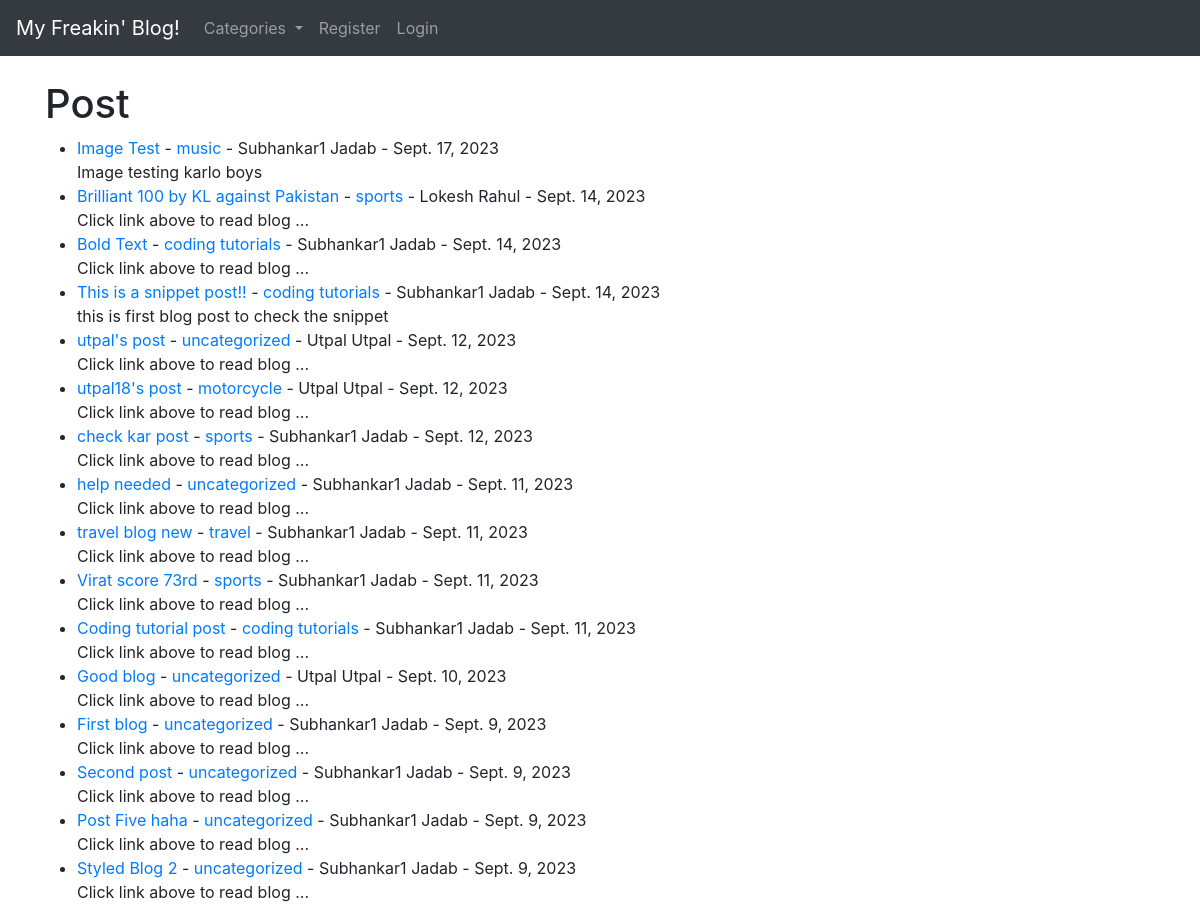
The page / on the database its author committed.
### theblog/models.py (models this page shows, shortened)
class Post(models.Model):
    title = models.CharField(max_length=100)
    title_tag = models.CharField(max_length=100)
    author = models.ForeignKey(User,on_delete=models.CASCADE)
    header_image = models.ImageField(null=True,blank=True,upload_to='images/')
    body = RichTextField(blank=True,null=True)
    post_date = models.DateField(auto_now_add=True)
    category = models.CharField(max_length=100,default='uncategorized')
    snippet = models.CharField(max_length=100)
    likes = models.ManyToManyField(User,related_name='blog_posts')

### theblog/views.py (the view)
# urls.py: path('',HomeView.as_view(),name='home'),
class HomeView(ListView):
    model = Post
    template_name = 'home.html'
    ordering = ['-post_date']
    def get_context_data(self, *args, **kwargs):
        cat_menu = Category.objects.all()
        context = super(HomeView,self).get_context_data(*args, **kwargs)
        context["cat_menu"] = cat_menu
        return context

### theblog/models.py (called while the page is built)
    def __str__(self):
        return self.name

### theblog/templates/home.html (shortened to what this page needs)
{% extends 'base.html' %}
{% block content %}
<h1>Post</h1>
<ul>
    {% for post in object_list %}
      <li> <a href="{% url 'article-detail' post.pk %}"> {{post.title}} </a> - <a href="{% url 'category' post.category|slugify %}">{{ post.category }}<a> - {{post.author.first_name}}
        {{post.author.last_name}} - {{ post.post_date }}
      <br>
        {{ post.snippet }}
     </li>
    {% endfor %}
</ul>
{% endblock %}

### rows shown on the page
Post: title "Image Test", category "music", author.first_name "Subhankar1", author.last_name "Jadab", post_date "Sept. 17, 2023", snippet "Image testing karlo boys"
Post: title "Brilliant 100 by KL against Pakistan", category "sports", author.first_name "Lokesh", author.last_name "Rahul", post_date "Sept. 14, 2023", snippet "Click link above to read blog ..."
Post: title "Bold Text", category "coding tutorials", author.first_name "Subhankar1", author.last_name "Jadab", post_date "Sept. 14, 2023", snippet "Click link above to read blog ..."
Post: title "This is a snippet post!!", category "coding tutorials", author.first_name "Subhankar1", author.last_name "Jadab", post_date "Sept. 14, 2023", snippet "this is first blog post to check the snippet"
Post: title "utpal's post", category "uncategorized", author.first_name "Utpal", author.last_name "Utpal", post_date "Sept. 12, 2023", snippet "Click link above to read blog ..."
Post: title "utpal18's post", category "motorcycle", author.first_name "Utpal", author.last_name "Utpal", post_date "Sept. 12, 2023", snippet "Click link above to read blog ..."
Post: title "check kar post", category "sports", author.first_name "Subhankar1", author.last_name "Jadab", post_date "Sept. 12, 2023", snippet "Click link above to read blog ..."
Post: title "help needed", category "uncategorized", author.first_name "Subhankar1", author.last_name "Jadab", post_date "Sept. 11, 2023", snippet "Click link above to read blog ..."
Post: title "travel blog new", category "travel", author.first_name "Subhankar1", author.last_name "Jadab", post_date "Sept. 11, 2023", snippet "Click link above to read blog ..."
Post: title "Virat score 73rd", category "sports", author.first_name "Subhankar1", author.last_name "Jadab", post_date "Sept. 11, 2023", snippet "Click link above to read blog ..."
Post: title "Coding tutorial post", category "coding tutorials", author.first_name "Subhankar1", author.last_name "Jadab", post_date "Sept. 11, 2023", snippet "Click link above to read blog ..."
Post: title "Good blog", category "uncategorized", author.first_name "Utpal", author.last_name "Utpal", post_date "Sept. 10, 2023", snippet "Click link above to read blog ..."
Post: title "First blog", category "uncategorized", author.first_name "Subhankar1", author.last_name "Jadab", post_date "Sept. 9, 2023", snippet "Click link above to read blog ..."
Post: title "Second post", category "uncategorized", author.first_name "Subhankar1", author.last_name "Jadab", post_date "Sept. 9, 2023", snippet "Click link above to read blog ..."
Post: title "Post Five haha", category "uncategorized", author.first_name "Subhankar1", author.last_name "Jadab", post_date "Sept. 9, 2023", snippet "Click link above to read blog ..."
Post: title "Styled Blog 2", category "uncategorized", author.first_name "Subhankar1", author.last_name "Jadab", post_date "Sept. 9, 2023", snippet "Click link above to read blog ..."
